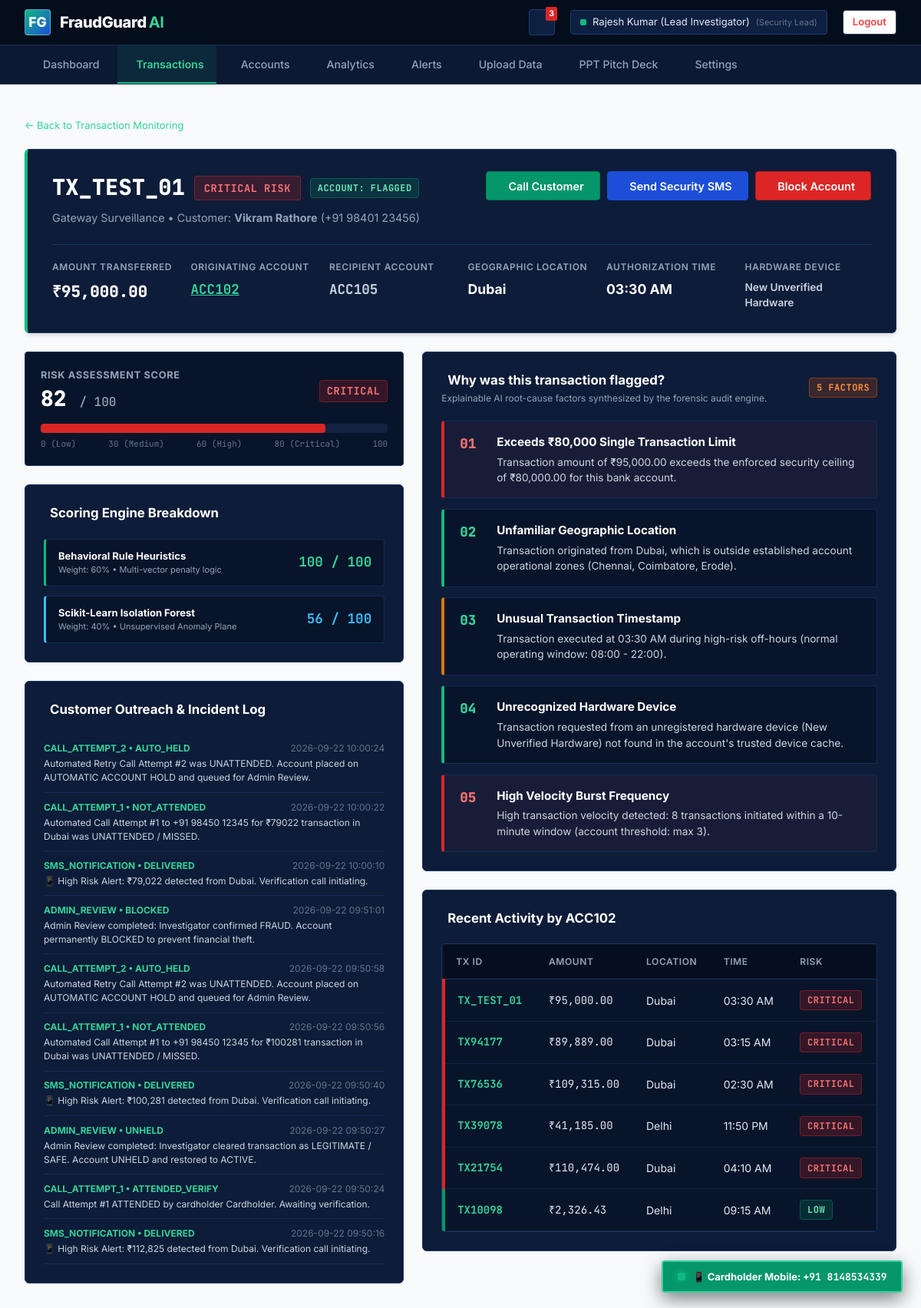
The app's page /transactions/TX_TEST_01 (signed in) with its own data.
### tables this page shows
CREATE TABLE transactions (
            id INTEGER PRIMARY KEY AUTOINCREMENT,
            transaction_id TEXT UNIQUE NOT NULL,
            account_id TEXT NOT NULL,
            recipient_account_id TEXT,
            amount REAL NOT NULL,
            avg_amount REAL NOT NULL,
            location TEXT NOT NULL,
            time_str TEXT NOT NULL,
            device TEXT NOT NULL,
            new_device INTEGER DEFAULT 0,
            transactions_10min INTEGER DEFAULT 1,
            rule_score INTEGER DEFAULT 0,
            ml_score INTEGER DEFAULT 0,
            risk_score INTEGER DEFAULT 0,
            risk_level TEXT DEFAULT 'LOW',
            status TEXT DEFAULT 'NORMAL',
            flagged_reasons TEXT DEFAULT '[]',
            created_at TIMESTAMP DEFAULT CURRENT_TIMESTAMP
        );

CREATE TABLE accounts (
            id INTEGER PRIMARY KEY AUTOINCREMENT,
            account_id TEXT UNIQUE NOT NULL,
            holder_name TEXT NOT NULL,
            phone_number TEXT DEFAULT '+91 98450 12345',
            email TEXT DEFAULT 'customer@bank.com',
            avg_amount REAL DEFAULT 2500.0,
            min_amount REAL DEFAULT 500.0,
            max_amount REAL DEFAULT 15000.0,
            normal_locations TEXT DEFAULT 'Chennai, Coimbatore',
            normal_hours TEXT DEFAULT '08:00 - 22:00',
            known_devices INTEGER DEFAULT 2,
            avg_daily_tx INTEGER DEFAULT 3,
            risk_score INTEGER DEFAULT 10,
            status TEXT DEFAULT 'ACTIVE', -- ACTIVE, ACCOUNT_HOLD, ADMIN_REVIEW, BLOCKED, FLAGGED
            call_attempts INTEGER DEFAULT 0,
            last_call_status TEXT DEFAULT 'NONE',
            hold_reason TEXT DEFAULT '',
            block_reason TEXT DEFAULT '',
            held_at TIMESTAMP,
            blocked_at TIMESTAMP,
            created_at TIMESTAMP DEFAULT CURRENT_TIMESTAMP
        , last_sms_status TEXT DEFAULT 'NONE');

CREATE TABLE customer_communications (
            id INTEGER PRIMARY KEY AUTOINCREMENT,
            account_id TEXT NOT NULL,
            transaction_id TEXT,
            type TEXT NOT NULL, -- CALL, SMS, WHATSAPP
            recipient_contact TEXT NOT NULL,
            message_content TEXT NOT NULL,
            status TEXT DEFAULT 'DELIVERED', -- SENT, DELIVERED, ANSWERED, CONFIRMED_FRAUD, CONFIRMED_SAFE
            response TEXT,
            created_at TIMESTAMP DEFAULT CURRENT_TIMESTAMP
        );

### app.py (the view)
@app.route('/transactions/<tx_id>')
@login_required
def transaction_details_view(tx_id):
    tx = get_transaction_by_id(tx_id)
    if not tx:
        flash(f'Transaction {tx_id} not found.', 'warning')
        return redirect(url_for('transactions_view'))
    account = get_account_profile(tx['account_id'])
    try:
        flagged_reasons = json.loads(tx['flagged_reasons']) if tx['flagged_reasons'] else []
    except Exception:
        flagged_reasons = []
    account_history = get_transactions_for_account(tx['account_id'])[:6]
    communications = get_communications_for_account(tx['account_id'])
    return render_template(
        'transaction_details.html',
        tx=tx,
        account=dict(account) if account else None,
        reasons=flagged_reasons,
        account_history=account_history,
        communications=communications
    )

### app.py (called while the page is built)
def login_required(f):
    @wraps(f)
    def decorated_function(*args, **kwargs):
        if 'user_id' not in session:
            if request.is_json or request.path.startswith('/api/'):
                return jsonify({'success': False, 'message': 'Authentication required. Please log in.'}), 401
            return redirect(url_for('login_view', next=request.url))
        return f(*args, **kwargs)
    return decorated_function

### database.py (called while the page is built)
def get_db_connection():
    os.makedirs(os.path.dirname(DB_PATH), exist_ok=True)
    conn = sqlite3.connect(DB_PATH, timeout=30.0)
    conn.row_factory = sqlite3.Row
    return conn

def get_account_profile(account_id):
    conn = get_db_connection()
    account = conn.execute('SELECT * FROM accounts WHERE account_id = ?', (account_id,)).fetchone()
    conn.close()
    return account

def get_communications_for_account(account_id):
    conn = get_db_connection()
    rows = conn.execute('SELECT * FROM customer_communications WHERE account_id = ? ORDER BY id DESC', (account_id,)).fetchall()
    conn.close()
    return [dict(r) for r in rows]

def get_transaction_by_id(tx_id):
    conn = get_db_connection()
    tx = conn.execute('SELECT * FROM transactions WHERE transaction_id = ? OR id = ?', (tx_id, tx_id)).fetchone()
    conn.close()
    return dict(tx) if tx else None

def get_transactions_for_account(account_id):
    conn = get_db_connection()
    rows = conn.execute('SELECT * FROM transactions WHERE account_id = ? OR recipient_account_id = ? ORDER BY id DESC', (account_id, account_id)).fetchall()
    conn.close()
    return [dict(r) for r in rows]

### templates/transaction_details.html (shortened to what this page needs)
{% extends "base.html" %}
{% block content %}
<div class="app-main-content">
    <div style="margin-bottom: 1.25rem;">
        <a href="{{ url_for('transactions_view') }}" style="font-size: 13px; color: #34D399; text-decoration: none;">
            &larr; Back to Transaction Monitoring
        </a>
    </div>
    <div class="dashboard-hero-panel" style="margin-bottom: 1.5rem;">
        <div style="display: flex; justify-content: space-between; align-items: flex-start; flex-wrap: wrap; gap: 1rem;">
            <div>
                <div style="display: flex; align-items: center; gap: 0.75rem; margin-bottom: 0.4rem;">
                    <span class="mono" style="font-size: 1.8rem; font-weight: 800; color: #FFFFFF;">
                        {{ tx.transaction_id }}
                    </span>
                    <span class="risk-tag {{ tx.risk_level.lower() }}" style="font-size: 0.85rem; padding: 0.3rem 0.75rem;">
                        {{ tx.risk_level }} RISK
                    </span>
                    <span id="accountStatusBadge" class="risk-tag {% if account and account.status == 'BLOCKED' %}blocked{% else %}active{% endif %}">
                        ACCOUNT: {{ account.status if account else 'ACTIVE' }}
                    </span>
                </div>
                <p style="font-size: 0.9rem; color: #94A3B8;">
                    Gateway Surveillance &bull; Customer: <strong>{{ account.holder_name if account else 'N/A' }}</strong> ({{ account.phone_number if account else '+91 98450 12345' }})
                </p>
            </div>
            <div style="display: flex; gap: 0.6rem; flex-wrap: wrap;">
                <button class="btn btn-green btn-call-customer" data-account-id="{{ tx.account_id }}" data-tx-id="{{ tx.transaction_id }}" data-amount="{{ '{:,.0f}'.format(tx.amount) }}" data-location="{{ tx.location }}">
                     Call Customer
                </button>
                <button class="btn btn-primary btn-send-message" data-account-id="{{ tx.account_id }}" data-tx-id="{{ tx.transaction_id }}" data-amount="{{ '{:,.0f}'.format(tx.amount) }}" data-location="{{ tx.location }}">
                     Send Security SMS
                </button>
                {% if not account or account.status != 'BLOCKED' %}
                <button id="btnBlockAccount" class="btn btn-danger" data-account-id="{{ tx.account_id }}" data-tx-id="{{ tx.transaction_id }}">
                     Block Account
                </button>
                {% endif %}
            </div>
        </div>
        <div style="display: grid; grid-template-columns: repeat(6, 1fr); gap: 1rem; margin-top: 1.5rem; padding-top: 1.25rem; border-top: 1px solid #1A3464;">
            <div>
                <div class="metric-label">Amount Transferred</div>
                <div class="mono" style="font-size: 1.3rem; font-weight: 800; color: #FFFFFF;">
                    ₹{{ "{:,.2f}".format(tx.amount) }}
                </div>
            </div>
            <div>
                <div class="metric-label">Originating Account</div>
                <div class="mono" style="font-size: 1.1rem; font-weight: 700;">
                    <a href="{{ url_for('account_details_view', account_id=tx.account_id) }}" style="color: #34D399; text-decoration: underline;">
                        {{ tx.account_id }}
                    </a>
                </div>
            </div>
            <div>
                <div class="metric-label">Recipient Account</div>
                <div class="mono" style="font-size: 1.1rem; font-weight: 700; color: #CBD5E1;">
                    {{ tx.recipient_account_id if tx.recipient_account_id else 'ACC105' }}
                </div>
            </div>
            <div>
                <div class="metric-label">Geographic Location</div>
                <div style="font-size: 1.1rem; font-weight: 700; color: #FFFFFF;">
                    {{ tx.location }}
                </div>
            </div>
            <div>
                <div class="metric-label">Authorization Time</div>
                <div style="font-size: 1.1rem; font-weight: 700; color: #FFFFFF;">
                    {{ tx.time_str }}
                </div>
            </div>
            <div>
                <div class="metric-label">Hardware Device</div>
                <div style="font-size: 0.85rem; font-weight: 600; color: #CBD5E1; word-break: break-word;">
                    {{ tx.device }}
                </div>
            </div>
        </div>
    </div>
    <div class="investigation-grid">
        <div>
            <div class="horizontal-risk-bar-container">
                <div class="risk-bar-meta">
                    <div>
                        <div style="font-size: 0.8rem; font-weight: 700; text-transform: uppercase; color: #94A3B8; letter-spacing: 0.05em;">
                            Risk Assessment Score
                        </div>
                        <div class="risk-score-display">
                            {{ tx.risk_score }} <span style="font-size: 1rem; color: #94A3B8; font-weight: 500;">/ 100</span>
                        </div>
                    </div>
                    <span class="risk-tag {{ tx.risk_level.lower() }}" style="font-size: 0.85rem;">
                        {{ tx.risk_level }}
                    </span>
                </div>
                <div class="risk-bar-track">
                    <div class="risk-bar-fill {{ tx.risk_level.lower() }}" style="width: {{ tx.risk_score }}%;"></div>
                </div>
                <div style="display: flex; justify-content: space-between; font-size: 11px; font-family: 'JetBrains Mono', monospace; color: #64748B; margin-top: 6px;">
                    <span>0 (Low)</span>
                    <span>30 (Medium)</span>
                    <span>60 (High)</span>
                    <span>80 (Critical)</span>
                    <span>100</span>
                </div>
            </div>
            <div class="panel-card" style="margin-bottom: 1.5rem;">
                <div class="panel-header">
                    <h3 class="panel-title">
                         Scoring Engine Breakdown
                    </h3>
                </div>
                <div style="display: flex; flex-direction: column; gap: 0.75rem;">
                    <div style="background: #08142A; border: 1px solid #162C54; border-left: 3px solid #10B981; border-radius: 4px; padding: 0.75rem 1rem; display: flex; justify-content: space-between; align-items: center;">
                        <div>
                            <div style="font-size: 13px; font-weight: 700; color: #FFFFFF;">Behavioral Rule Heuristics</div>
                            <div style="font-size: 11px; color: #94A3B8;">Weight: 60% &bull; Multi-vector penalty logic</div>
                        </div>
                        <span class="mono" style="font-size: 1.1rem; font-weight: 700; color: #34D399;">
                            {{ tx.rule_score }} / 100
                        </span>
                    </div>
                    <div style="background: #08142A; border: 1px solid #162C54; border-left: 3px solid #38BDF8; border-radius: 4px; padding: 0.75rem 1rem; display: flex; justify-content: space-between; align-items: center;">
                        <div>
                            <div style="font-size: 13px; font-weight: 700; color: #FFFFFF;">Scikit-Learn Isolation Forest</div>
                            <div style="font-size: 11px; color: #94A3B8;">Weight: 40% &bull; Unsupervised Anomaly Plane</div>
                        </div>
                        <span class="mono" style="font-size: 1.1rem; font-weight: 700; color: #38BDF8;">
                            {{ tx.ml_score }} / 100
                        </span>
                    </div>
                </div>
            </div>
            <div class="panel-card">
                <div class="panel-header">
                    <h3 class="panel-title">
                         Customer Outreach &amp; Incident Log
                    </h3>
                </div>
                <div style="font-size: 12px;">
                    {% for comm in communications %}
                    <div style="padding: 0.6rem 0; border-bottom: 1px solid #162C54;">
                        <div style="display: flex; justify-content: space-between; margin-bottom: 2px;">
                            <strong style="color: #34D399;">{{ comm.type }} &bull; {{ comm.status }}</strong>
                            <span style="color: #64748B;">{{ comm.created_at }}</span>
                        </div>
                        <div style="color: #CBD5E1;">{{ comm.message_content }}</div>
                    </div>
                    {% else %}
                    <div style="color: #94A3B8; padding: 0.5rem 0;">No prior customer outreach recorded for this account.</div>
                    {% endfor %}
                </div>
            </div>
        </div>
        <div>
            <div class="panel-card" style="margin-bottom: 1.5rem;">
                <div class="panel-header">
                    <div>
                        <h3 class="panel-title">
                             Why was this transaction flagged?
                        </h3>
                        <p style="font-size: 12px; color: #94A3B8; margin-top: 2px;">
                            Explainable AI root-cause factors synthesized by the forensic audit engine.
                        </p>
                    </div>
                    <span class="risk-tag {% if tx.risk_score >= 61 %}high{% else %}low{% endif %}">
                        {{ reasons|length }} FACTORS
                    </span>
                </div>
                <div class="explainable-reason-list">
                    {% for reason in reasons %}
                    <div class="reason-rect-row {{ reason.severity.lower() if reason.severity else 'high' }}">
                        <span class="reason-index-code">{{ reason.code }}</span>
                        <div>
                            <div class="reason-title">{{ reason.title }}</div>
                            <div class="reason-desc">{{ reason.description }}</div>
                        </div>
                    </div>
                    {% endfor %}
                </div>
            </div>
            <div class="panel-card">
                <div class="panel-header">
                    <h3 class="panel-title">
                         Recent Activity by {{ tx.account_id }}
                    </h3>
                </div>
                <div class="table-responsive-container">
                    <table class="fraud-table">
                        <thead>
                            <tr>
                                <th>Tx ID</th>
                                <th>Amount</th>
                                <th>Location</th>
                                <th>Time</th>
                                <th>Risk</th>
                            </tr>
                        </thead>
                        <tbody>
                            {% for hist in account_history %}
                            <tr class="risk-{{ hist.risk_level.lower() }}">
                                <td class="mono" style="font-weight: 700; color: #34D399;">{{ hist.transaction_id }}</td>
                                <td class="mono">₹{{ "{:,.2f}".format(hist.amount) }}</td>
                                <td>{{ hist.location }}</td>
                                <td>{{ hist.time_str }}</td>
                                <td><span class="risk-tag {{ hist.risk_level.lower() }}">{{ hist.risk_level }}</span></td>
                            </tr>
                            {% endfor %}
                        </tbody>
                    </table>
                </div>
            </div>
        </div>
    </div>
</div>
{% endblock %}

### records on screen
transactions: transaction_id "TX_TEST_01", risk_level "CRITICAL", amount "95,000.00", account_id "ACC102", recipient_account "ACC105", location "Dubai", time_str "03:30 AM", device "New Unverified Hardware", risk_score "82", rule_score "100", ml_score "56"
accounts: status "FLAGGED", holder_name "Vikram Rathore", phone_number "+91 98401 23456"
customer_communications: type "CALL_ATTEMPT_2", status "AUTO_HELD", created_at "2026-09-22 10:00:24", message_content "Automated Retry Call Attempt #2 was UNATTENDED. Account placed on AUTOMATIC ACCOUNT HOLD and queued for Admin Review."
customer_communications: type "CALL_ATTEMPT_1", status "NOT_ATTENDED", created_at "2026-09-22 10:00:22", message_content "Automated Call Attempt #1 to +91 98450 12345 for ₹79022 transaction in Dubai was UNATTENDED / MISSED."
customer_communications: type "SMS_NOTIFICATION", status "DELIVERED", created_at "2026-09-22 10:00:10", message_content "📱 High Risk Alert: ₹79,022 detected from Dubai. Verification call initiating."
customer_communications: type "ADMIN_REVIEW", status "BLOCKED", created_at "2026-09-22 09:51:01", message_content "Admin Review completed: Investigator confirmed FRAUD. Account permanently BLOCKED to prevent financial theft."
customer_communications: type "CALL_ATTEMPT_2", status "AUTO_HELD", created_at "2026-09-22 09:50:58", message_content "Automated Retry Call Attempt #2 was UNATTENDED. Account placed on AUTOMATIC ACCOUNT HOLD and queued for Admin Review."
customer_communications: type "CALL_ATTEMPT_1", status "NOT_ATTENDED", created_at "2026-09-22 09:50:56", message_content "Automated Call Attempt #1 to +91 98450 12345 for ₹100281 transaction in Dubai was UNATTENDED / MISSED."
customer_communications: type "SMS_NOTIFICATION", status "DELIVERED", created_at "2026-09-22 09:50:40", message_content "📱 High Risk Alert: ₹100,281 detected from Dubai. Verification call initiating."
customer_communications: type "ADMIN_REVIEW", status "UNHELD", created_at "2026-09-22 09:50:27", message_content "Admin Review completed: Investigator cleared transaction as LEGITIMATE / SAFE. Account UNHELD and restored to ACTIVE."
customer_communications: type "CALL_ATTEMPT_1", status "ATTENDED_VERIFY", created_at "2026-09-22 09:50:24", message_content "Call Attempt #1 ATTENDED by cardholder Cardholder. Awaiting verification."
customer_communications: type "SMS_NOTIFICATION", status "DELIVERED", created_at "2026-09-22 09:50:16", message_content "📱 High Risk Alert: ₹112,825 detected from Dubai. Verification call initiating."
transactions: transaction_id "TX94177", amount "89,889.00", location "Dubai", time_str "03:15 AM", risk_level "CRITICAL"
transactions: transaction_id "TX76536", amount "109,315.00", location "Dubai", time_str "02:30 AM", risk_level "CRITICAL"
transactions: transaction_id "TX39078", amount "41,185.00", location "Delhi", time_str "11:50 PM", risk_level "CRITICAL"
transactions: transaction_id "TX21754", amount "110,474.00", location "Dubai", time_str "04:10 AM", risk_level "CRITICAL"
transactions: transaction_id "TX10098", amount "2,326.43", location "Delhi", time_str "09:15 AM", risk_level "LOW"

### other values on screen
{{ session.get('user_name', 'Administrator') }} "Rajesh Kumar (Lead Investigator)"
{{ reasons|length }} "5"
{{ reason.code }} "01" "02" "03" "04" "05"
{{ reason.title }} "Exceeds ₹80,000 Single Transaction Limit" "Unfamiliar Geographic Location" "Unusual Transaction Timestamp" "Unrecognized Hardware Device" "High Velocity Burst Frequency"
{{ reason.description }} "Transaction amount of ₹95,000.00 exceeds the enforced security ceiling of ₹80,000.00 for this bank account." "Transaction originated from Dubai, which is outside established account operational zones (Chennai, Coimbatore, Erode)." "Transaction executed at 03:30 AM during high-risk off-hours (normal operating window: 08:00 - 22:00)." "Transaction requested from an unregistered hardware device (New Unverified Hardware) not found in the account's trusted device cache." "High transaction velocity detected: 8 transactions initiated within a 10-minute window (account threshold: max 3)."
